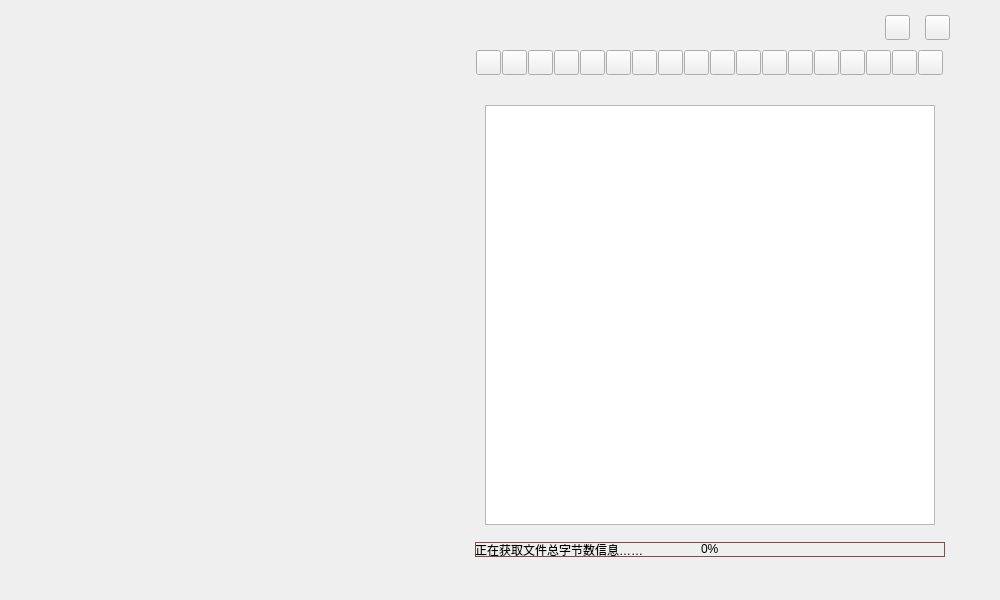
<?xml version="1.0" encoding="UTF-8"?>
<ui version="4.0">
 <class>NotepadClass</class>
 <widget class="QMainWindow" name="NotepadClass">
  <property name="geometry">
   <rect>
    <x>0</x>
    <y>0</y>
    <width>1000</width>
    <height>600</height>
   </rect>
  </property>
  <property name="contextMenuPolicy">
   <enum>Qt::NoContextMenu</enum>
  </property>
  <property name="windowTitle">
   <string>未命名 - 一緒にモフモフしよー</string>
  </property>
  <property name="windowIcon">
   <iconset>
    <normaloff>:/icon/mainicon/picture_notepad/icon/icon_main_mainwindow.png</normaloff>:/icon/mainicon/picture_notepad/icon/icon_main_mainwindow.png</iconset>
  </property>
  <widget class="QWidget" name="centralWidget">
   <widget class="QPushButton" name="pushButton_hide_windows">
    <property name="geometry">
     <rect>
      <x>885</x>
      <y>15</y>
      <width>25</width>
      <height>25</height>
     </rect>
    </property>
    <property name="styleSheet">
     <string notr="true">border-image: url(:/icon/manage/picture_notepad/icon/window_hide.png);</string>
    </property>
    <property name="text">
     <string/>
    </property>
   </widget>
   <widget class="QPushButton" name="pushButton_close_windows">
    <property name="geometry">
     <rect>
      <x>925</x>
      <y>15</y>
      <width>25</width>
      <height>25</height>
     </rect>
    </property>
    <property name="styleSheet">
     <string notr="true">border-image: url(:/icon/manage/picture_notepad/icon/window_close.png);</string>
    </property>
    <property name="text">
     <string/>
    </property>
   </widget>
   <widget class="QTextEdit" name="textEdit_main">
    <property name="geometry">
     <rect>
      <x>485</x>
      <y>105</y>
      <width>450</width>
      <height>420</height>
     </rect>
    </property>
    <property name="contextMenuPolicy">
     <enum>Qt::NoContextMenu</enum>
    </property>
    <property name="acceptDrops">
     <bool>true</bool>
    </property>
    <property name="toolTip">
     <string/>
    </property>
    <property name="toolTipDuration">
     <number>-1</number>
    </property>
    <property name="styleSheet">
     <string notr="true">QTextEdit QScrollBar::vertical
{
    margin: 15px 0px 15px 0px;
    border-image: url(:/picture_notepad/scrollbar/picture_notepad/scrollbar_style/line_vertical.png); 
    border: 0px; 
    width: 15px;
}
QTextEdit QScrollBar::handle:vertical
{
    border-image: url(:/picture_notepad/scrollbar/picture_notepad/scrollbar_style/button_vertical.png);
    min-height:50px;
}
QTextEdit QScrollBar::handle:vertical:pressed
{
    border-image: url(:/picture_notepad/scrollbar/picture_notepad/scrollbar_style/button_vertical.png);
}
QTextEdit QScrollBar::add-page:vertical
{
    border-image: url(:/picture_notepad/scrollbar/picture_notepad/scrollbar_style/line_vertical.png);
}
QTextEdit QScrollBar::sub-page:vertical
{
    border-image: url(:/picture_notepad/scrollbar/picture_notepad/scrollbar_style/line_vertical.png);
}
QTextEdit QScrollBar::sub-line:vertical
{
    subcontrol-origin: margin; border: 0px solid black; 
    height:15px
}
QTextEdit QScrollBar::add-line:vertical
{
    subcontrol-origin: margin;
    border: 0px solid black;
    height: 15px
}
QTextEdit QScrollBar::down-arrow:vertical
{
    image: url(:/picture_notepad/scrollbar/picture_notepad/scrollbar_style/down.png);
}
QTextEdit QScrollBar::up-arrow:vertical
{
    image: url(:/picture_notepad/scrollbar/picture_notepad/scrollbar_style/up.png);
}
QTextEdit QScrollBar::horizontal
{
    margin: 0px 15px 0px 15px;
    border-image: url(:/picture_notepad/scrollbar/picture_notepad/scrollbar_style/line_horizental.png); 
    border: 0px;
    height: 15px;
}
QTextEdit QScrollBar::handle:horizontal
{
    border-image: url(:/picture_notepad/scrollbar/picture_notepad/scrollbar_style/button_horizental.png);
    min-width:50px;
}
QTextEdit QScrollBar::handle:horizontal:pressed 
{
    border-image: url(:/picture_notepad/scrollbar/picture_notepad/scrollbar_style/button_horizental.png);
}
QTextEdit QScrollBar::add-page:horizontal
{
    border-image: url(:/picture_notepad/scrollbar/picture_notepad/scrollbar_style/line_horizental.png);
}
QTextEdit QScrollBar::sub-page:horizontal
{
    border-image: url(:/picture_notepad/scrollbar/picture_notepad/scrollbar_style/line_horizental.png);
}
QTextEdit QScrollBar::add-line:horizontal
{
    subcontrol-origin: margin;
    border: 0px solid black;
    width:15px
}
QTextEdit QScrollBar::sub-line:horizontal
{
    subcontrol-origin: margin;
    border: 0px solid black;
    width:15px
}
QTextEdit QScrollBar::left-arrow:horizontal
{
    image: url(:/picture_notepad/scrollbar/picture_notepad/scrollbar_style/left.png);
}
QTextEdit QScrollBar::right-arrow:horizontal
{
    image: url(:/picture_notepad/scrollbar/picture_notepad/scrollbar_style/right.png);
}</string>
    </property>
    <property name="frameShadow">
     <enum>QFrame::Raised</enum>
    </property>
   </widget>
   <widget class="QPushButton" name="pushButton_tool_01">
    <property name="geometry">
     <rect>
      <x>476</x>
      <y>50</y>
      <width>25</width>
      <height>25</height>
     </rect>
    </property>
    <property name="styleSheet">
     <string notr="true">border-image: url(:/picture_notepad/toolicon/picture_notepad/icon/tool_01.png);</string>
    </property>
    <property name="inputMethodHints">
     <set>Qt::ImhNone</set>
    </property>
    <property name="text">
     <string/>
    </property>
   </widget>
   <widget class="QPushButton" name="pushButton_tool_02">
    <property name="geometry">
     <rect>
      <x>502</x>
      <y>50</y>
      <width>25</width>
      <height>25</height>
     </rect>
    </property>
    <property name="styleSheet">
     <string notr="true">border-image: url(:/picture_notepad/toolicon/picture_notepad/icon/tool_02.png);</string>
    </property>
    <property name="text">
     <string/>
    </property>
   </widget>
   <widget class="QPushButton" name="pushButton_tool_03">
    <property name="geometry">
     <rect>
      <x>528</x>
      <y>50</y>
      <width>25</width>
      <height>25</height>
     </rect>
    </property>
    <property name="styleSheet">
     <string notr="true">border-image: url(:/picture_notepad/toolicon/picture_notepad/icon/tool_03.png);</string>
    </property>
    <property name="text">
     <string/>
    </property>
   </widget>
   <widget class="QPushButton" name="pushButton_tool_04">
    <property name="geometry">
     <rect>
      <x>554</x>
      <y>50</y>
      <width>25</width>
      <height>25</height>
     </rect>
    </property>
    <property name="styleSheet">
     <string notr="true">border-image: url(:/picture_notepad/toolicon/picture_notepad/icon/tool_04.png);</string>
    </property>
    <property name="text">
     <string/>
    </property>
   </widget>
   <widget class="QPushButton" name="pushButton_tool_05">
    <property name="geometry">
     <rect>
      <x>606</x>
      <y>50</y>
      <width>25</width>
      <height>25</height>
     </rect>
    </property>
    <property name="styleSheet">
     <string notr="true">border-image: url(:/picture_notepad/toolicon/picture_notepad/icon/tool_05_1.png);</string>
    </property>
    <property name="text">
     <string/>
    </property>
   </widget>
   <widget class="QLabel" name="label_filename">
    <property name="geometry">
     <rect>
      <x>475</x>
      <y>20</y>
      <width>400</width>
      <height>15</height>
     </rect>
    </property>
    <property name="text">
     <string/>
    </property>
   </widget>
   <widget class="QLabel" name="label_filestatus">
    <property name="geometry">
     <rect>
      <x>475</x>
      <y>560</y>
      <width>200</width>
      <height>15</height>
     </rect>
    </property>
    <property name="text">
     <string/>
    </property>
   </widget>
   <widget class="QPushButton" name="pushButton_tool_06">
    <property name="geometry">
     <rect>
      <x>632</x>
      <y>50</y>
      <width>25</width>
      <height>25</height>
     </rect>
    </property>
    <property name="toolTip">
     <string/>
    </property>
    <property name="styleSheet">
     <string notr="true">border-image: url(:/picture_notepad/toolicon/picture_notepad/icon/tool_06.png);</string>
    </property>
    <property name="text">
     <string/>
    </property>
   </widget>
   <widget class="QPushButton" name="pushButton_tool_07">
    <property name="geometry">
     <rect>
      <x>658</x>
      <y>50</y>
      <width>25</width>
      <height>25</height>
     </rect>
    </property>
    <property name="styleSheet">
     <string notr="true">border-image: url(:/picture_notepad/toolicon/picture_notepad/icon/tool_07.png);</string>
    </property>
    <property name="text">
     <string/>
    </property>
   </widget>
   <widget class="QPushButton" name="pushButton_tool_09">
    <property name="geometry">
     <rect>
      <x>710</x>
      <y>50</y>
      <width>25</width>
      <height>25</height>
     </rect>
    </property>
    <property name="styleSheet">
     <string notr="true">border-image: url(:/picture_notepad/toolicon/picture_notepad/icon/tool_08.png);</string>
    </property>
    <property name="text">
     <string/>
    </property>
   </widget>
   <widget class="QPushButton" name="pushButton_tool_10">
    <property name="geometry">
     <rect>
      <x>736</x>
      <y>50</y>
      <width>25</width>
      <height>25</height>
     </rect>
    </property>
    <property name="styleSheet">
     <string notr="true">border-image: url(:/picture_notepad/toolicon/picture_notepad/icon/tool_09.png);</string>
    </property>
    <property name="text">
     <string/>
    </property>
   </widget>
   <widget class="QPushButton" name="pushButton_tool_08">
    <property name="geometry">
     <rect>
      <x>684</x>
      <y>50</y>
      <width>25</width>
      <height>25</height>
     </rect>
    </property>
    <property name="styleSheet">
     <string notr="true">border-image: url(:/picture_notepad/toolicon/picture_notepad/icon/tool_10.png);</string>
    </property>
    <property name="text">
     <string/>
    </property>
   </widget>
   <widget class="QPushButton" name="pushButton_tool_11">
    <property name="geometry">
     <rect>
      <x>762</x>
      <y>50</y>
      <width>25</width>
      <height>25</height>
     </rect>
    </property>
    <property name="styleSheet">
     <string notr="true">border-image: url(:/picture_notepad/toolicon/picture_notepad/icon/tool_11.png);</string>
    </property>
    <property name="text">
     <string/>
    </property>
   </widget>
   <widget class="QPushButton" name="pushButton_tool_12">
    <property name="geometry">
     <rect>
      <x>788</x>
      <y>50</y>
      <width>25</width>
      <height>25</height>
     </rect>
    </property>
    <property name="styleSheet">
     <string notr="true">border-image: url(:/picture_notepad/toolicon/picture_notepad/icon/tool_12.png);</string>
    </property>
    <property name="text">
     <string/>
    </property>
   </widget>
   <widget class="QPushButton" name="pushButton_tool_13">
    <property name="geometry">
     <rect>
      <x>814</x>
      <y>50</y>
      <width>25</width>
      <height>25</height>
     </rect>
    </property>
    <property name="styleSheet">
     <string notr="true">border-image: url(:/picture_notepad/toolicon/picture_notepad/icon/tool_13.png);</string>
    </property>
    <property name="text">
     <string/>
    </property>
   </widget>
   <widget class="QPushButton" name="pushButton_tool_14">
    <property name="geometry">
     <rect>
      <x>840</x>
      <y>50</y>
      <width>25</width>
      <height>25</height>
     </rect>
    </property>
    <property name="styleSheet">
     <string notr="true">border-image: url(:/picture_notepad/toolicon/picture_notepad/icon/tool_14.png);</string>
    </property>
    <property name="text">
     <string/>
    </property>
   </widget>
   <widget class="QPushButton" name="pushButton_tool_15">
    <property name="geometry">
     <rect>
      <x>866</x>
      <y>50</y>
      <width>25</width>
      <height>25</height>
     </rect>
    </property>
    <property name="styleSheet">
     <string notr="true">border-image: url(:/picture_notepad/toolicon/picture_notepad/icon/tool_15.png);</string>
    </property>
    <property name="text">
     <string/>
    </property>
   </widget>
   <widget class="QPushButton" name="pushButton_tool_17">
    <property name="geometry">
     <rect>
      <x>892</x>
      <y>50</y>
      <width>25</width>
      <height>25</height>
     </rect>
    </property>
    <property name="styleSheet">
     <string notr="true">border-image: url(:/picture_notepad/toolicon/picture_notepad/icon/tool_17.png);
</string>
    </property>
    <property name="text">
     <string/>
    </property>
   </widget>
   <widget class="QLabel" name="label_code">
    <property name="geometry">
     <rect>
      <x>885</x>
      <y>560</y>
      <width>80</width>
      <height>15</height>
     </rect>
    </property>
    <property name="text">
     <string/>
    </property>
   </widget>
   <widget class="QLabel" name="label_savestatus">
    <property name="geometry">
     <rect>
      <x>690</x>
      <y>560</y>
      <width>50</width>
      <height>15</height>
     </rect>
    </property>
    <property name="text">
     <string/>
    </property>
   </widget>
   <widget class="QPushButton" name="pushButton_tool_16">
    <property name="geometry">
     <rect>
      <x>580</x>
      <y>50</y>
      <width>25</width>
      <height>25</height>
     </rect>
    </property>
    <property name="styleSheet">
     <string notr="true">border-image: url(:/picture_notepad/toolicon/picture_notepad/icon/tool_16.png);
</string>
    </property>
    <property name="text">
     <string/>
    </property>
   </widget>
   <widget class="QPushButton" name="pushButton_tool_18">
    <property name="geometry">
     <rect>
      <x>918</x>
      <y>50</y>
      <width>25</width>
      <height>25</height>
     </rect>
    </property>
    <property name="styleSheet">
     <string notr="true">border-image: url(:/picture_notepad/toolicon/picture_notepad/icon/tool_18.png);
</string>
    </property>
    <property name="text">
     <string/>
    </property>
   </widget>
   <widget class="QProgressBar" name="progressBar">
    <property name="geometry">
     <rect>
      <x>475</x>
      <y>542</y>
      <width>470</width>
      <height>15</height>
     </rect>
    </property>
    <property name="contextMenuPolicy">
     <enum>Qt::NoContextMenu</enum>
    </property>
    <property name="styleSheet">
     <string notr="true">QProgressBar
{
   border: 1px solid #804C47;
   background-color: #00FFFFFF;
   text-align: center;
}
 
QProgressBar::chunk
{
   background-color: #804C47;
}</string>
    </property>
    <property name="value">
     <number>0</number>
    </property>
   </widget>
   <widget class="QLabel" name="label_file_read_advance">
    <property name="geometry">
     <rect>
      <x>475</x>
      <y>542</y>
      <width>200</width>
      <height>15</height>
     </rect>
    </property>
    <property name="text">
     <string>正在获取文件总字节数信息……</string>
    </property>
   </widget>
  </widget>
 </widget>
 <layoutdefault spacing="6" margin="11"/>
 <resources>
  <include location="Notepad.qrc"/>
 </resources>
 <connections>
  <connection>
   <sender>pushButton_hide_windows</sender>
   <signal>clicked()</signal>
   <receiver>NotepadClass</receiver>
   <slot>showMinimized()</slot>
   <hints>
    <hint type="sourcelabel">
     <x>896</x>
     <y>24</y>
    </hint>
    <hint type="destinationlabel">
     <x>793</x>
     <y>6</y>
    </hint>
   </hints>
  </connection>
 </connections>
</ui>
